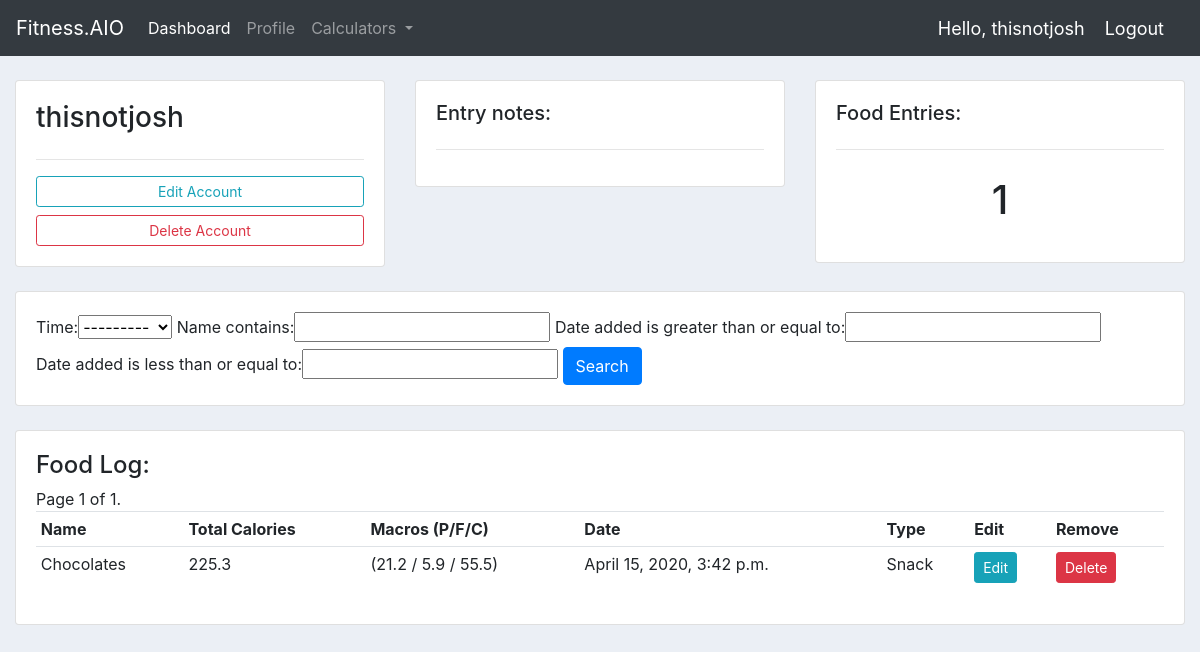
The app's page /profile/ (signed in) with its own data.
### foodEntry/models.py (models this page shows, shortened)
class FoodItem(models.Model):
    TIME_EATEN = [
        ('Breakfast','Breakfast'),
        ('Lunch', 'Lunch'),
        ('Dinner', 'Dinner'),
        ('Snack','Snack')
    ]
    user = models.ForeignKey(User, null=True, on_delete=models.CASCADE)
    name = models.CharField(max_length = 200)
    date_added = models.DateTimeField(auto_now_add=True)
    calories = models.DecimalField(max_digits=10000, decimal_places=1)
    protein = models.DecimalField(max_digits=10000, decimal_places=1)
    fat = models.DecimalField(max_digits=10000, decimal_places=1)
    carbohydrates = models.DecimalField(max_digits=10000, decimal_places=1)
    time = models.CharField(max_length = 200, choices = TIME_EATEN, null = True)

### pages/views.py (the view)
# urls.py: path('profile/', profilePage_view, name='profile-page'),
@login_required
def profilePage_view(request):
    userProfile = request.user.profile
    foodlist = FoodItem.objects.filter(user=request.user).order_by('-date_added')
    numberOfEntries = len(foodlist)
    foodFilter = FoodItemFilter(request.GET, queryset=foodlist)
    foodlist = foodFilter.qs
    paginator = Paginator(foodlist, 5)
    page_number = request.GET.get('page')
    page_obj = paginator.get_page(page_number)
    return render(request, 'profile.html',{
        'userProfile' : userProfile,
        'foodlist' : foodlist,
        'foodFilter' : foodFilter,
        'number_of_food': numberOfEntries,
        'page_obj' : page_obj,
    })

### templates/profile.html (shortened to what this page needs)
{% extends 'base.html' %}
{% block content %}
<br>
<div class="row">
    <div class="col-md">
        <div class="card card-body">
            <h3>{{user.username}}</h3>
            <hr>
            <a class="btn btn-outline-info  btn-sm btn-block" href="{% url 'registration:update-profile' %}">Edit Account</a>
            <a class="btn btn-outline-danger  btn-sm btn-block" href="{% url 'registration:update-profile' %}">Delete Account</a>
        </div>
    </div>
    <div class="col-md">
        <div class="card card-body">
            <h5>Entry notes:</h5>
            <hr>
        </div>
    </div>
    <div class="col-md">
        <div class="card card-body">
            <h5>Food Entries:</h5>
            <hr>
            <h1 style="text-align: center;padding: 10px">{{number_of_food}}</h1>
        </div>
    </div>
</div>
<br>
<div class="row">
    <div class="col">
        <div class="card card-body">
            <form method="get">
                {{foodFilter.form}}
                <button class="btn btn-primary" type="submit">Search</button>
            </form>
        </div>
    </div>
</div>
<br>
<div class="row">
    <div class="col-md">
        <div class="card card-body">
            <h4>Food Log:</h5>
            <table class="table table-sm">
                <tr>
                    <th>Name</th>
                    <th>Total Calories</th>
                    <th>Macros (P/F/C) </th>
                    <th>Date</th>
                    <th>Type</th>
                    <th>Edit</th>
                    <th>Remove</th>
                </tr>
                {% if user.is_authenticated %}
                {% for foodItems in page_obj  %}
                <tr>
                    <td>{{foodItems.name}}</td>
                    <td>{{foodItems.calories}}</td>
                    <td>({{foodItems.protein}} / {{foodItems.fat}} / {{foodItems.carbohydrates}})</td>
                    <td>{{foodItems.date_added}}</td>
                    <td>{{foodItems.time}}</td>
                    <td><a class="btn btn-sm btn-info" href=" {% url 'update-food' foodItems.id%} ">Edit</a></td>
                    <td><a class="btn btn-sm btn-danger" href="{% url 'delete-food' foodItems.id%}">Delete</a></td>
                </tr>
                {% endfor %}
                {% endif %}
                <div class="pagination">
                    <span class="step-links">
                        <span class="current">
                            Page {{ page_obj.number }} of {{ page_obj.paginator.num_pages }}.
                        </span>
                    </span>
                </div>
            </table>
        </div>
    </div>
</div>
{% endblock %}

### templates/navbar.html (shortened to what this page needs)
<nav class="navbar navbar-expand-lg navbar-dark bg-dark">
    <a class="navbar-brand" href="{% url 'homeView' %}">Fitness.AIO</a>
    <div class="collapse navbar-collapse" id="navbarNavDropdown">
        <ul class="navbar-nav">
            <li class="nav-item active">
                <a class="nav-link" href="{% url 'homeView' %}">Dashboard <span class="sr-only">(current)</span></a>
            </li>
            <li class="nav-item">
                <a class="nav-link" href="{% url 'profile-page' %}">Profile</a>
            </li>
            <li class="nav-item dropdown">
                <a class="nav-link dropdown-toggle" href="#" id="navbarDropdownMenuLink" data-toggle="dropdown"
                    aria-haspopup="true" aria-expanded="false">
                    Calculators
                </a>
            </li>
        </ul>
    </div>
    {% if user.is_authenticated %}
        <span class="hello-msg">Hello, {{request.user}}</span>
        <span><a class="hello-msg" href="{% url 'logout' %}">Logout</a></span>
    {% else %}
        <span><a class="hello-msg" href="{% url 'login' %}">Login</a></span>
    {% endif %}
</nav>

### static/css/main.css (style rules this page uses)
body { background-color: #ebeff5; }

### templates/navbar.html (style rules this page uses)
.hello-msg { font-size: 18px; color: #fff; margin-right: 20px; }

### records on screen
FoodItem: name "Chocolates", calories "225.3", protein "21.2", fat "5.9", carbohydrates "55.5", date_added "April 15, 2020, 3:42 p.m.", time "Snack"

### other values on screen
{{ request.user }} "thisnotjosh"
{{ user.username }} "thisnotjosh"
{{ number_of_food }} "1"
{{ page_obj.number }} "1"
{{ page_obj.paginator.num_pages }} "1"
